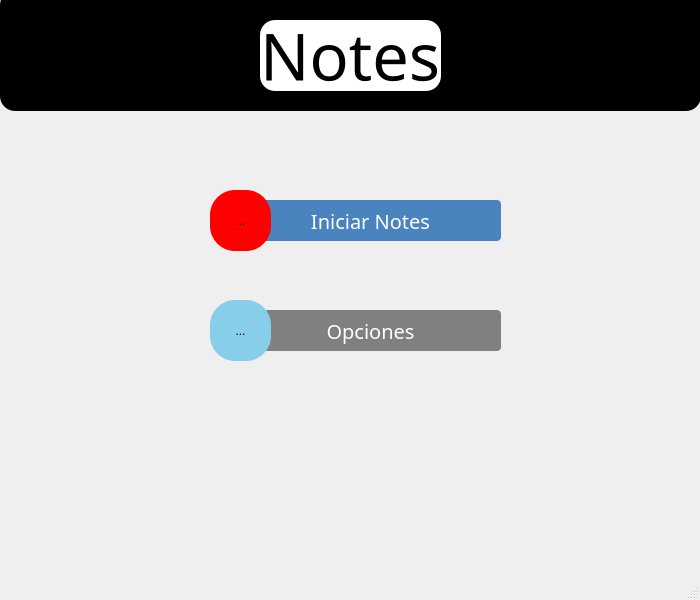
<?xml version="1.0" encoding="UTF-8"?>
<ui version="4.0">
 <class>MainWindow</class>
 <widget class="QMainWindow" name="MainWindow">
  <property name="geometry">
   <rect>
    <x>0</x>
    <y>0</y>
    <width>700</width>
    <height>600</height>
   </rect>
  </property>
  <property name="windowTitle">
   <string>Notes</string>
  </property>
  <property name="styleSheet">
   <string notr="true">QMainWindow {
background-image: url(:/path/imagenes/fondo.png);
}

QFrame {
background-color: black;
border-radius: 15px;
}

#etiqueta {
color: black;
font-size: 65px;
font-family: Aharoni;
background-color: white;
border-radius: 15px;
}

QToolButton {
background-color: white;
border-radius: 14px;
}

#inicio {
background-color: #4a84bf;
border-radius: 4px;
font-size: 20px;
font-family: Aharoni;
color: white;

}

#icono {
background-color: red;
border-radius: 25px;
}

#inicio:hover {
background-color: #2c76c0;
}

#opciones {
background-color:  grey;
border-radius: 4px;
font-size: 20px;
font-family: Aharoni;
color: white;
}

#icono2 {
background-color: skyblue;
border-radius: 25px;
}

#opciones:hover {
background-color: #5b6164;
}</string>
  </property>
  <widget class="QWidget" name="centralwidget">
   <widget class="QFrame" name="frame_2">
    <property name="geometry">
     <rect>
      <x>0</x>
      <y>-10</y>
      <width>701</width>
      <height>121</height>
     </rect>
    </property>
    <property name="frameShape">
     <enum>QFrame::StyledPanel</enum>
    </property>
    <property name="frameShadow">
     <enum>QFrame::Raised</enum>
    </property>
    <widget class="QLabel" name="etiqueta">
     <property name="geometry">
      <rect>
       <x>260</x>
       <y>30</y>
       <width>181</width>
       <height>71</height>
      </rect>
     </property>
     <property name="text">
      <string>Notes</string>
     </property>
    </widget>
   </widget>
   <widget class="QPushButton" name="inicio">
    <property name="geometry">
     <rect>
      <x>240</x>
      <y>200</y>
      <width>261</width>
      <height>41</height>
     </rect>
    </property>
    <property name="text">
     <string>Iniciar Notes</string>
    </property>
   </widget>
   <widget class="QToolButton" name="icono">
    <property name="geometry">
     <rect>
      <x>210</x>
      <y>190</y>
      <width>61</width>
      <height>61</height>
     </rect>
    </property>
    <property name="text">
     <string>...</string>
    </property>
    <property name="icon">
     <iconset resource="recursos.qrc">
      <normaloff>:/path/imagenes/lapiz.ico</normaloff>:/path/imagenes/lapiz.ico</iconset>
    </property>
    <property name="iconSize">
     <size>
      <width>65</width>
      <height>65</height>
     </size>
    </property>
   </widget>
   <widget class="QPushButton" name="opciones">
    <property name="geometry">
     <rect>
      <x>240</x>
      <y>310</y>
      <width>261</width>
      <height>41</height>
     </rect>
    </property>
    <property name="text">
     <string>Opciones</string>
    </property>
   </widget>
   <widget class="QToolButton" name="icono2">
    <property name="geometry">
     <rect>
      <x>210</x>
      <y>300</y>
      <width>61</width>
      <height>61</height>
     </rect>
    </property>
    <property name="text">
     <string>...</string>
    </property>
    <property name="icon">
     <iconset resource="recursos.qrc">
      <normaloff>:/path/imagenes/opciones.ico</normaloff>:/path/imagenes/opciones.ico</iconset>
    </property>
    <property name="iconSize">
     <size>
      <width>45</width>
      <height>45</height>
     </size>
    </property>
   </widget>
  </widget>
  <widget class="QStatusBar" name="statusbar"/>
 </widget>
 <resources>
  <include location="recursos.qrc"/>
 </resources>
 <connections/>
</ui>
